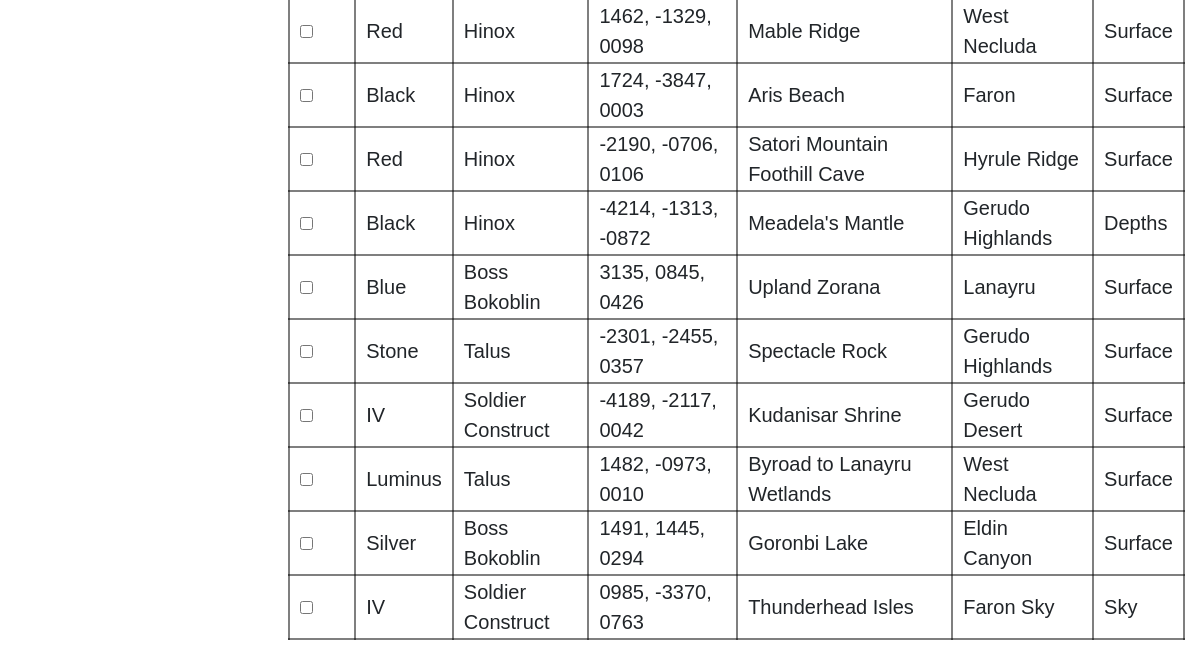
Before: /enemies (lower part) with the older database file.
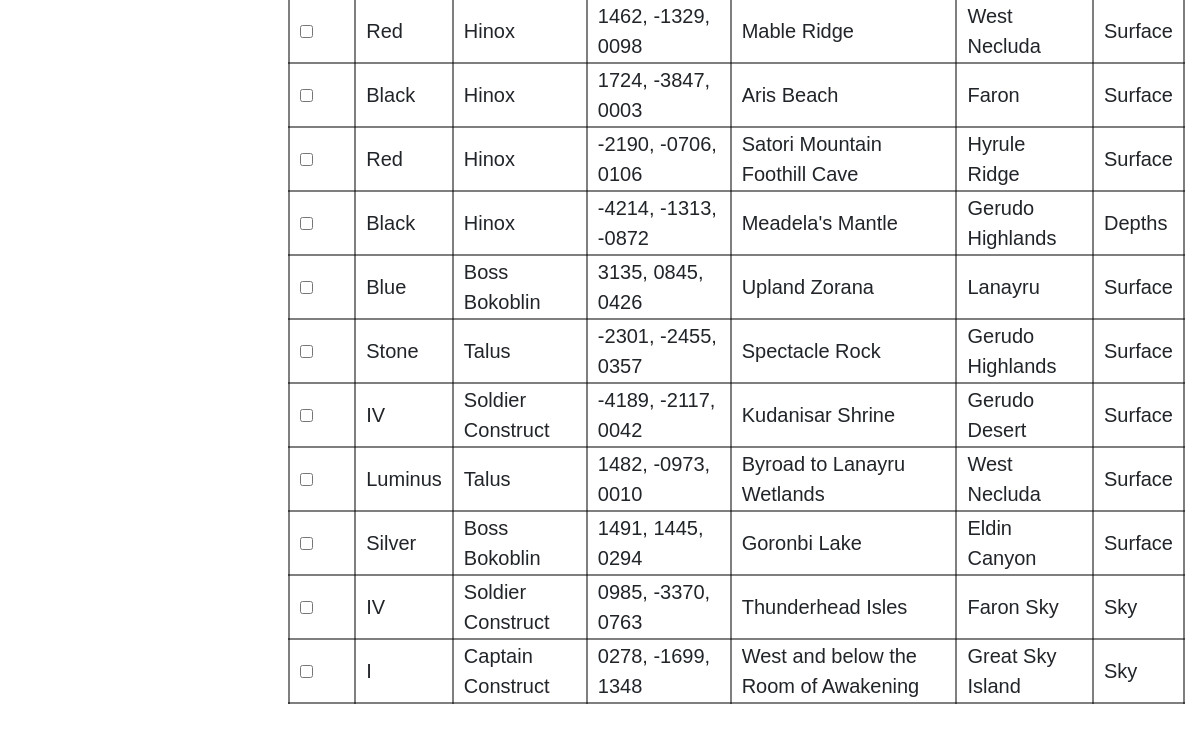
After: the same page with the newer database file.
### tables this page shows
CREATE TABLE "enemies" (
	"e_id"	INTEGER NOT NULL,
	"e_monster"	TEXT NOT NULL DEFAULT NULL,
	"e_color"	BLOB NOT NULL DEFAULT NULL,
	"e_coord"	TEXT DEFAULT NULL,
	"e_location"	BLOB DEFAULT NULL,
	"e_region"	BLOB DEFAULT NULL,
	"e_found"	TEXT NOT NULL DEFAULT 0,
	"e_map"	TEXT NOT NULL,
	PRIMARY KEY("e_id" AUTOINCREMENT)
);

### application.py (the view, shortened to what this page needs)
@app.route('/enemies', methods=['GET', 'POST'])
def enemies():
    scroll_position = session.get('scrollPosition')
    if scroll_position is not None:
        scroll_position = int(scroll_position)
    with closing(conn.cursor()) as c:
        c.execute('SELECT * FROM enemies')
        enemies = c.fetchall()
        print("result[6]:", enemies[0][6])
        print("enemy id:", enemies[0][0])
    return render_template('enemies.html', enemies=enemies, scroll_position=scroll_position)

### templates/enemies.html (shortened to what this page needs)
{% extends "layout.html" %}
{% block body %}
    <table id="enemies-table">
        <tbody id="enemies-body">
            {% for enemy in enemies %}
            <tr>
                <td>
                    <input type="checkbox" name="e_found_{{ enemy[0] }}" value="1" {% if enemy[1] == 1 %}checked{% endif %} onclick="updateenemy(this, enemy[0])">
                </td>
                <td class="e_td">{{ enemy['e_color'] }}</td>
                <td class="e_td">{{ enemy['e_monster'] }}</td>
                <td class="e_td">{{ enemy['e_coord'] }}</td>
                <td class="e_td">{{ enemy['e_location'] }}</td>
                <td class="e_td">{{ enemy['e_region'] }}</td>
                <td class="e_td">{{ enemy['e_map'] }}</td>
            </tr>
            {% endfor %}
        </tbody>
    </table>
{% endblock %}

### templates/layout.html (shortened to what this page needs)
<!DOCTYPE html>
<html lang="en">
<head>
    <link rel="stylesheet" href="https://cdn.jsdelivr.net/npm/bootstrap@4.3.1/dist/css/bootstrap.min.css">
    <link rel= "stylesheet" type= "text/css" href= "{{ url_for('static',filename='main.css') }}">
</head>
<body>
    <div class="col-md-10">
        {% block body %}
        {% endblock %}
    </div>
</body>
</html>

### static/main.css (style rules this page uses)
body, html { height: 100%; margin: 0; padding: 0; }
.col-md-10 { flex: 1; padding: 0px; float: right; }
body { background-attachment: fixed; background-position: center; background-size: cover; border: 15px dashed rgb(0, 102, 189, 0.5); margin-top: 50px; margin-left: auto; margin-right: auto; max-width: 1200px; }
table { box-shadow: inset 0 0 0 500px rgb(255, 255, 255, 0.5); border-collapse: collapse; width: 75%; }
* { box-sizing: border-box; }
#enemies-table { margin-left: 8%; margin-top: 5%; margin-bottom: 5%; width: auto; }
.e_td { margin-right: 2px; margin-left: 2px; }

Changed rows visible on the page:
added enemies: e_color "I", e_monster "Captain Construct", e_coord "0278, -1699, 1348", e_location "West and below the Room of Awakening", e_region "Great Sky Island", e_map "Sky"
